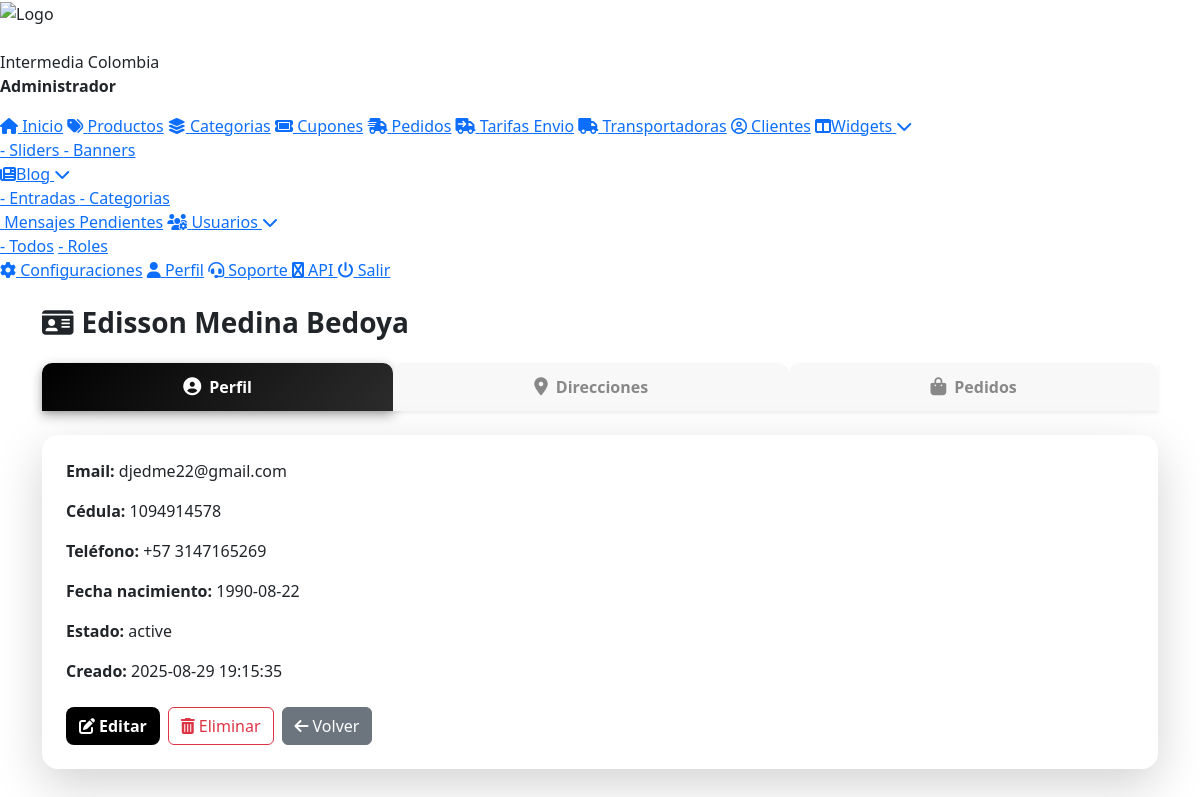
The app's page /admin/clients/client_profile.php?id=32 (signed in) with its own data.
### tables this page shows
CREATE TABLE `roles` (
  `id` int NOT NULL,
  `name` varchar(50) NOT NULL,
  `description` text,
  `created_at` timestamp NULL DEFAULT CURRENT_TIMESTAMP,
  `updated_at` timestamp NULL DEFAULT CURRENT_TIMESTAMP ON UPDATE CURRENT_TIMESTAMP,
  `borrado` tinyint NOT NULL DEFAULT '0'
);

CREATE TABLE `users` (
  `id` int UNSIGNED NOT NULL,
  `email` varchar(190) NOT NULL,
  `first_name` varchar(100) NOT NULL,
  `last_name` varchar(100) NOT NULL,
  `cc_number` varchar(30) NOT NULL,
  `dial_code` varchar(10) NOT NULL,
  `phone` varchar(30) NOT NULL,
  `birth_date` date NOT NULL,
  `status` enum('active','inactive','deleted') DEFAULT 'active',
  `created_at` timestamp NULL DEFAULT CURRENT_TIMESTAMP,
  `updated_at` timestamp NULL DEFAULT CURRENT_TIMESTAMP ON UPDATE CURRENT_TIMESTAMP
);

### admin/login/session.php (called while the page is built, shortened)
<?php
require_once __DIR__ . '/../../inc/config.php';
try {
    $pdo = new PDO("mysql:host=$host;dbname=$dbname;charset=utf8", $dbuser, $dbpass);
    $pdo->setAttribute(PDO::ATTR_ERRMODE, PDO::ERRMODE_EXCEPTION);
} catch (PDOException $e) {
    die("Error de conexión: " . $e->getMessage());
}
$nombre    = $_SESSION["user"]["nombre"];
$apellido  = $_SESSION["user"]["apellido"];
$rol_id    = $_SESSION["user"]["rol_id"];
try {
    $stmtRol = $pdo->prepare("SELECT name FROM roles WHERE id = :rol_id LIMIT 1");
    $stmtRol->execute([':rol_id' => $rol_id]);
    $rolData = $stmtRol->fetch(PDO::FETCH_ASSOC);
    $rolUser = $rolData ? $rolData['name'] : 'Sin Rol';
} catch (PDOException $e) {
    $rolUser = 'Sin Rol';
}
?>

### inc/config.php (called while the page is built, shortened)
<?php
$url = URLBASE;

### admin/clients/client_profile.php (the view, shortened to what this page needs)
<?php
require_once __DIR__ . '/../login/session.php';
require_once __DIR__ . '/../../inc/config.php';
$id = (int)($_GET['id'] ?? 0);
$pdo = new PDO("mysql:host=$host;dbname=$dbname;charset=utf8mb4",$dbuser,$dbpass,[PDO::ATTR_ERRMODE=>PDO::ERRMODE_EXCEPTION]);
$stmt=$pdo->prepare("SELECT * FROM users WHERE id=? AND status!='deleted'");
$stmt->execute([$id]);
$client=$stmt->fetch();
?>
<!doctype html>
<html lang="es">
<head>
<?php require_once __DIR__ . '/../inc/header.php'; ?>
<link rel="stylesheet" href="https://cdn.datatables.net/1.13.6/css/dataTables.bootstrap5.min.css">
<link href="https://cdnjs.cloudflare.com/ajax/libs/font-awesome/6.5.0/css/all.min.css" rel="stylesheet">
</head>
<body>
<?php require_once __DIR__ . '/../inc/menu.php'; ?>
<div class="container my-4">
  <h3 class="fw-bold mb-4"><i class="fas fa-id-card me-2 text-dark"></i><?= htmlspecialchars($client['first_name'].' '.$client['last_name']) ?></h3>
  <ul class="nav nav-tabs nav-fill custom-tabs shadow-sm mb-4" id="clientTabs" role="tablist">
    <li class="nav-item"><button class="nav-link active" data-bs-toggle="tab" data-bs-target="#perfil"><i class="fas fa-user-circle me-2"></i>Perfil</button></li>
    <li class="nav-item"><button class="nav-link" data-bs-toggle="tab" data-bs-target="#direcciones"><i class="fas fa-map-marker-alt me-2"></i>Direcciones</button></li>
    <li class="nav-item"><button class="nav-link" data-bs-toggle="tab" data-bs-target="#pedidos"><i class="fas fa-shopping-bag me-2"></i>Pedidos</button></li>
  </ul>
  <div class="tab-content card border-0 shadow-lg rounded-4 p-4">
    <div class="tab-pane fade show active" id="perfil">
      <p><strong>Email:</strong> <?= htmlspecialchars($client['email']) ?></p>
      <p><strong>Cédula:</strong> <?= htmlspecialchars($client['cc_number']) ?></p>
      <p><strong>Teléfono:</strong> <?= htmlspecialchars($client['dial_code'].' '.$client['phone']) ?></p>
      <p><strong>Fecha nacimiento:</strong> <?= htmlspecialchars($client['birth_date']) ?></p>
      <p><strong>Estado:</strong> <?= htmlspecialchars($client['status']) ?></p>
      <p><strong>Creado:</strong> <?= htmlspecialchars($client['created_at']) ?></p>
      <div class="mt-4 d-flex gap-2">
        <a href="<?= $url ?>/admin/clients/client_edit.php?id=<?= $client['id'] ?>" class="btn btn-brand"><i class="fas fa-edit me-1"></i>Editar</a>
        <form method="post" action="<?= $url ?>/admin/clients/client_delete.php" class="del-form" data-name="<?= $client['first_name'].' '.$client['last_name'] ?>">
          <button type="submit" class="btn btn-outline-danger"><i class="fas fa-trash-alt me-1"></i>Eliminar</button>
        </form>
        <a href="<?= $url ?>/admin/clients/" class="btn btn-secondary"><i class="fas fa-arrow-left me-1"></i>Volver</a>
      </div>
    </div>
  </div>
</div>
</body>
</html>

### admin/inc/menu.php (shortened to what this page needs)
<div class="menu">
        <div class="logo-container">
            <img src="<?php echo URLBASE; ?><?php echo SITE_LOGO; ?>?<?php echo time()?>" alt="Logo">
			 <br><br>
   <?php echo htmlspecialchars($nombre . " " . $apellido); ?>
    <p><strong><?php echo htmlspecialchars($rolUser); ?></strong></p>
        </div>
	<a href="<?php echo URLBASE;?>/admin/" onclick="closeSubmenus()"><i class="fa fa-home"></i> Inicio</a>
	<a href="<?php echo URLBASE;?>/admin/products/" onclick="closeSubmenus()"><i class="fa-solid fa-tags"></i> Productos</a>
	<a href="<?php echo URLBASE;?>/admin/categories/" onclick="closeSubmenus()"><i class="fa-solid fa-layer-group"></i> Categorias</a>
	<a href="<?php echo URLBASE;?>/admin/coupons/" onclick="closeSubmenus()"><i class="fa-solid fa-ticket"></i> Cupones</a>
	<a href="<?php echo URLBASE;?>/admin/orders/" onclick="closeSubmenus()"><i class="fa-solid fa-truck-fast"></i> Pedidos</a>
	<a href="<?php echo URLBASE;?>/admin/shipping_rates/" onclick="closeSubmenus()"><i class="fa-solid fa-truck-arrow-right"></i> Tarifas Envio</a>
	<a href="<?php echo URLBASE;?>/admin/transporters/" onclick="closeSubmenus()"><i class="fa-solid fa-truck"></i> Transportadoras</a>
	<a href="<?php echo URLBASE;?>/admin/clients/" onclick="closeSubmenus()"><i class="fa-regular fa-circle-user"></i> Clientes</a>
	<a href="#" class="has-submenu" onclick="toggleSubmenu(event)">
        <i class="fa-solid fa-table-columns"></i>Widgets <i class="fa fa-chevron-down"></i>
    </a>
    <div class="submenu">
            <a href="<?php echo URLBASE;?>/admin/sliders/" onclick="closeSubmenus()">- Sliders
            </a>
			<a href="<?php echo URLBASE;?>/admin/banners/" onclick="closeSubmenus()">- Banners
            </a>
    </div>
	<a href="#" class="has-submenu" onclick="toggleSubmenu(event)">
        <i class="fa-solid fa-newspaper"></i>Blog <i class="fa fa-chevron-down"></i>
    </a>
    <div class="submenu">
            <a href="<?php echo URLBASE;?>/admin/blog/" onclick="closeSubmenus()">- Entradas
            </a>
		<a href="<?php echo URLBASE;?>/admin/blog/categories.php" onclick="closeSubmenus()">- Categorias
            </a>
    </div>
	<?php if (isset($_SESSION["user_permissions"]) && in_array('Ver Mensajes Pendientes', $_SESSION["user_permissions"])): ?>
	 <a href="<?php echo URLBASE;?>/admin/ws_outbox/" onclick="closeSubmenus()"><i class="fa fa-clock-o"></i> Mensajes Pendientes</a>
	<?php endif; ?>
	 <?php if (isset($_SESSION["user_permissions"]) && in_array('Ver y Editar Usuarios', $_SESSION["user_permissions"])): ?>
	<a href="#" class="has-submenu" onclick="toggleSubmenu(event)"><i class="fa-solid fa-users-gear"></i> Usuarios <i class="fa fa-chevron-down"></i></a>
        <div class="submenu">
	 <a href="<?php echo URLBASE;?>/admin/users/" onclick="closeSubmenus()">- Todos</a>
	<?php if (isset($_SESSION["user_permissions"]) && in_array('Gestionar Roles', $_SESSION["user_permissions"])): ?>
	<a href="<?php echo URLBASE;?>/admin/users/roles.php" onclick="closeSubmenus()">- Roles</a>
	<?php endif; ?>
	</div>
	 <?php endif; ?>
	<a href="<?php echo URLBASE;?>/admin/config/" onclick="closeSubmenus()"><i class="fa fa-cog"></i> Configuraciones</a>
	<a href="<?php echo URLBASE;?>/admin/profile/" onclick="closeSubmenus()"><i class="fa fa-user"></i> Perfil</a>
    <a href="<?php echo URLBASE;?>/admin/support/" onclick="closeSubmenus()"><i class="fas fa-headset"></i> Soporte </a>
    <a href="https://app.360messenger.com/index.php?rp=/login" target="_blank" onclick="closeSubmenus()"><i class="fa fa-whatsapp"></i> API </a>
  <a href="<?php echo URLBASE;?>/admin/login/logout.php" onclick="closeSubmenus()">
    <i class="fa fa-power-off"></i> Salir
  </a>
</div>

### admin/clients/client_profile.php (style rules this page uses)
.custom-tabs .nav-link { font-weight: 600; color: #888; border: none; padding: 12px 20px; transition: all 0.3s ease-in-out; border-radius: 10px 10px 0 0; background: #f8f8f8; }
.custom-tabs .nav-link i { font-size: 18px; }
.custom-tabs .nav-link.active { background: linear-gradient(135deg, #000, #2c2c2c); color: #fff; box-shadow: 0 4px 12px rgba(0,0,0,0.35); }
.tab-content { background:#fff; border:1px solid #ddd; border-radius:0 0 10px 10px; }
.btn-brand { background:#000; color:#fff; font-weight:600; border-radius:8px; }

### records on screen
roles: name "Administrador"
users: first_name+last_name "Edisson Medina Bedoya", email "djedme22@gmail.com", cc_number "1094914578", dial_code+phone "+57 3147165269", birth_date "1990-08-22", status "active", created_at "2025-08-29 19:15:35"

### other values on screen
$nombre . " " . $apellido "Intermedia Colombia"
